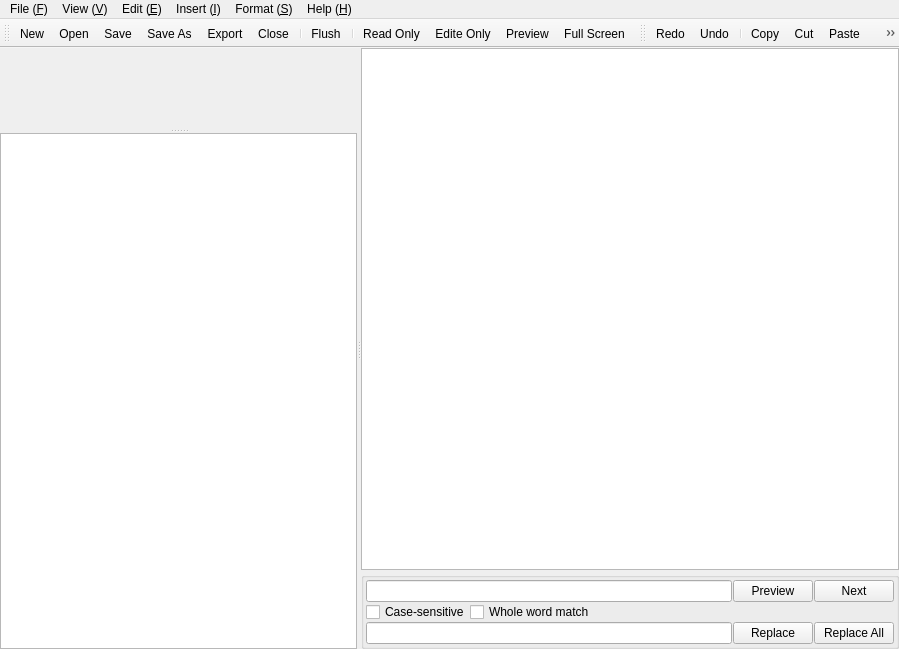
<?xml version="1.0" encoding="UTF-8"?>
<ui version="4.0">
 <class>GuiWindowSmark</class>
 <widget class="QMainWindow" name="GuiWindowSmark">
  <property name="geometry">
   <rect>
    <x>0</x>
    <y>0</y>
    <width>899</width>
    <height>649</height>
   </rect>
  </property>
  <property name="windowTitle">
   <string>Smark</string>
  </property>
  <property name="windowIcon">
   <iconset resource="rs/icon.qrc">
    <normaloff>:/LOGO.png</normaloff>:/LOGO.png</iconset>
  </property>
  <widget class="QWidget" name="CentralWidget">
   <layout class="QGridLayout" name="gridLayout_2">
    <property name="margin">
     <number>0</number>
    </property>
    <property name="spacing">
     <number>0</number>
    </property>
    <item row="0" column="0">
     <widget class="QSplitter" name="SplitterMain">
      <property name="orientation">
       <enum>Qt::Horizontal</enum>
      </property>
      <property name="opaqueResize">
       <bool>false</bool>
      </property>
      <property name="childrenCollapsible">
       <bool>false</bool>
      </property>
      <widget class="QWidget" name="WidgetHTML" native="true">
       <layout class="QGridLayout" name="gridLayout">
        <property name="horizontalSpacing">
         <number>0</number>
        </property>
        <property name="margin">
         <number>0</number>
        </property>
        <item row="0" column="0">
         <widget class="QSplitter" name="SplitterHTML">
          <property name="orientation">
           <enum>Qt::Vertical</enum>
          </property>
          <property name="opaqueResize">
           <bool>false</bool>
          </property>
          <property name="childrenCollapsible">
           <bool>false</bool>
          </property>
          <widget class="GuiHtmlView" name="WebView" native="true"/>
          <widget class="QPlainTextEdit" name="EditCSS"/>
         </widget>
        </item>
       </layout>
      </widget>
      <widget class="QWidget" name="WidgetMark" native="true">
       <layout class="QVBoxLayout" name="verticalLayout">
        <property name="spacing">
         <number>2</number>
        </property>
        <property name="margin">
         <number>0</number>
        </property>
        <item>
         <widget class="GuiMarkEdit" name="EditMark"/>
        </item>
        <item>
         <widget class="QGroupBox" name="FindGroup">
          <property name="title">
           <string/>
          </property>
          <layout class="QGridLayout" name="gridLayout_3">
           <property name="margin">
            <number>2</number>
           </property>
           <property name="spacing">
            <number>0</number>
           </property>
           <item row="0" column="0" colspan="3">
            <layout class="QHBoxLayout" name="horizontalLayout">
             <property name="spacing">
              <number>1</number>
             </property>
             <item>
              <widget class="QLineEdit" name="FindLineEdit"/>
             </item>
             <item>
              <widget class="QPushButton" name="FindPrevButton">
               <property name="text">
                <string>Preview</string>
               </property>
              </widget>
             </item>
             <item>
              <widget class="QPushButton" name="FindNextButton">
               <property name="text">
                <string>Next</string>
               </property>
              </widget>
             </item>
            </layout>
           </item>
           <item row="1" column="0">
            <widget class="QCheckBox" name="CaseCheckBox">
             <property name="text">
              <string>Case-sensitive</string>
             </property>
            </widget>
           </item>
           <item row="1" column="1">
            <widget class="QCheckBox" name="WholeWordCheckBox">
             <property name="text">
              <string>Whole word match</string>
             </property>
            </widget>
           </item>
           <item row="1" column="2">
            <spacer name="horizontalSpacer">
             <property name="orientation">
              <enum>Qt::Horizontal</enum>
             </property>
             <property name="sizeHint" stdset="0">
              <size>
               <width>147</width>
               <height>20</height>
              </size>
             </property>
            </spacer>
           </item>
           <item row="2" column="0" colspan="3">
            <layout class="QHBoxLayout" name="horizontalLayout_2">
             <property name="spacing">
              <number>1</number>
             </property>
             <item>
              <widget class="QLineEdit" name="ReplaceLineEdit"/>
             </item>
             <item>
              <widget class="QPushButton" name="ReplaceButton">
               <property name="maximumSize">
                <size>
                 <width>80</width>
                 <height>16777215</height>
                </size>
               </property>
               <property name="text">
                <string>Replace</string>
               </property>
              </widget>
             </item>
             <item>
              <widget class="QPushButton" name="ReplaceAllButton">
               <property name="maximumSize">
                <size>
                 <width>80</width>
                 <height>16777215</height>
                </size>
               </property>
               <property name="text">
                <string>Replace All</string>
               </property>
              </widget>
             </item>
            </layout>
           </item>
          </layout>
          <zorder>CaseCheckBox</zorder>
          <zorder>horizontalSpacer</zorder>
          <zorder>WholeWordCheckBox</zorder>
         </widget>
        </item>
       </layout>
      </widget>
     </widget>
    </item>
   </layout>
  </widget>
  <widget class="QMenuBar" name="MenuBar">
   <property name="geometry">
    <rect>
     <x>0</x>
     <y>0</y>
     <width>899</width>
     <height>21</height>
    </rect>
   </property>
   <widget class="QMenu" name="MenuFile">
    <property name="title">
     <string>File (&amp;F)</string>
    </property>
    <addaction name="ActionFileNew"/>
    <addaction name="ActionFileOpen"/>
    <addaction name="ActionFileSave"/>
    <addaction name="ActionFileSaveAs"/>
    <addaction name="ActionFileClose"/>
    <addaction name="separator"/>
    <addaction name="ActionFileExport"/>
    <addaction name="separator"/>
    <addaction name="ActionFileQuite"/>
   </widget>
   <widget class="QMenu" name="MenuView">
    <property name="title">
     <string>View (&amp;V)</string>
    </property>
    <addaction name="ActionViewReadOnly"/>
    <addaction name="ActionViewEditOnly"/>
    <addaction name="ActionViewPreview"/>
    <addaction name="ActionViewFullScreen"/>
   </widget>
   <widget class="QMenu" name="MenuEdit">
    <property name="title">
     <string>Edit (&amp;E)</string>
    </property>
    <addaction name="ActionEditFlush"/>
    <addaction name="separator"/>
    <addaction name="ActionEditCut"/>
    <addaction name="ActionEditCopy"/>
    <addaction name="ActionEditPaste"/>
    <addaction name="ActionEditFind"/>
    <addaction name="separator"/>
    <addaction name="ActionEditRedo"/>
    <addaction name="ActionEditUndo"/>
    <addaction name="separator"/>
    <addaction name="ActionEditCSS"/>
   </widget>
   <widget class="QMenu" name="MenuInsert">
    <property name="tearOffEnabled">
     <bool>false</bool>
    </property>
    <property name="title">
     <string>Insert (&amp;I)</string>
    </property>
    <property name="separatorsCollapsible">
     <bool>true</bool>
    </property>
    <addaction name="ActionInsertImage"/>
    <addaction name="ActionInsertLink"/>
    <addaction name="ActionInsertFormation"/>
   </widget>
   <widget class="QMenu" name="MenuFormat">
    <property name="title">
     <string>Format (&amp;S)</string>
    </property>
    <property name="separatorsCollapsible">
     <bool>true</bool>
    </property>
    <addaction name="ActionFormatBlod"/>
    <addaction name="ActionFormatItalic"/>
    <addaction name="ActionFormatUnderline"/>
    <addaction name="ActionFormatCode"/>
    <addaction name="ActionFormatQuote"/>
    <addaction name="separator"/>
    <addaction name="ActionFormatSub"/>
    <addaction name="ActionFormatSup"/>
    <addaction name="separator"/>
    <addaction name="ActionFormatBigger"/>
    <addaction name="ActionFormatSmaller"/>
   </widget>
   <widget class="QMenu" name="MenuHelp">
    <property name="title">
     <string>Help (&amp;H)</string>
    </property>
    <addaction name="ActionHelpAboutQt"/>
    <addaction name="ActionHelpAboutSmark"/>
   </widget>
   <addaction name="MenuFile"/>
   <addaction name="MenuView"/>
   <addaction name="MenuEdit"/>
   <addaction name="MenuInsert"/>
   <addaction name="MenuFormat"/>
   <addaction name="MenuHelp"/>
  </widget>
  <widget class="QToolBar" name="ToolBarNormal">
   <property name="windowTitle">
    <string>Normal</string>
   </property>
   <property name="iconSize">
    <size>
     <width>16</width>
     <height>16</height>
    </size>
   </property>
   <attribute name="toolBarArea">
    <enum>TopToolBarArea</enum>
   </attribute>
   <attribute name="toolBarBreak">
    <bool>false</bool>
   </attribute>
   <addaction name="ActionFileNew"/>
   <addaction name="ActionFileOpen"/>
   <addaction name="ActionFileSave"/>
   <addaction name="ActionFileSaveAs"/>
   <addaction name="ActionFileExport"/>
   <addaction name="ActionFileClose"/>
   <addaction name="separator"/>
   <addaction name="ActionEditFlush"/>
   <addaction name="separator"/>
   <addaction name="ActionViewReadOnly"/>
   <addaction name="ActionViewEditOnly"/>
   <addaction name="ActionViewPreview"/>
   <addaction name="ActionViewFullScreen"/>
  </widget>
  <widget class="QToolBar" name="ToolBarEditor">
   <property name="windowTitle">
    <string>Editor</string>
   </property>
   <property name="iconSize">
    <size>
     <width>16</width>
     <height>16</height>
    </size>
   </property>
   <attribute name="toolBarArea">
    <enum>TopToolBarArea</enum>
   </attribute>
   <attribute name="toolBarBreak">
    <bool>false</bool>
   </attribute>
   <addaction name="ActionEditRedo"/>
   <addaction name="ActionEditUndo"/>
   <addaction name="separator"/>
   <addaction name="ActionEditCopy"/>
   <addaction name="ActionEditCut"/>
   <addaction name="ActionEditPaste"/>
   <addaction name="ActionEditFind"/>
   <addaction name="separator"/>
   <addaction name="ActionFormatBlod"/>
   <addaction name="ActionFormatItalic"/>
   <addaction name="ActionFormatUnderline"/>
   <addaction name="ActionFormatCode"/>
   <addaction name="ActionFormatQuote"/>
   <addaction name="separator"/>
   <addaction name="ActionFormatSub"/>
   <addaction name="ActionFormatSup"/>
   <addaction name="separator"/>
   <addaction name="ActionFormatBigger"/>
   <addaction name="ActionFormatSmaller"/>
   <addaction name="separator"/>
   <addaction name="ActionInsertImage"/>
   <addaction name="ActionInsertLink"/>
   <addaction name="ActionInsertFormation"/>
   <addaction name="separator"/>
   <addaction name="ActionEditCSS"/>
  </widget>
  <action name="ActionFileNew">
   <property name="icon">
    <iconset resource="rs/icon.qrc">
     <normaloff>:/icon/file-new.png</normaloff>:/icon/file-new.png</iconset>
   </property>
   <property name="text">
    <string>New</string>
   </property>
   <property name="shortcut">
    <string>Ctrl+N</string>
   </property>
  </action>
  <action name="ActionFileOpen">
   <property name="icon">
    <iconset resource="rs/icon.qrc">
     <normaloff>:/icon/file-open.png</normaloff>:/icon/file-open.png</iconset>
   </property>
   <property name="text">
    <string>Open</string>
   </property>
   <property name="shortcut">
    <string>Ctrl+O</string>
   </property>
  </action>
  <action name="ActionFileSave">
   <property name="icon">
    <iconset resource="rs/icon.qrc">
     <normaloff>:/icon/file-save.png</normaloff>:/icon/file-save.png</iconset>
   </property>
   <property name="text">
    <string>Save</string>
   </property>
   <property name="shortcut">
    <string>Ctrl+S</string>
   </property>
  </action>
  <action name="ActionFileSaveAs">
   <property name="icon">
    <iconset resource="rs/icon.qrc">
     <normaloff>:/icon/file-saveas.png</normaloff>:/icon/file-saveas.png</iconset>
   </property>
   <property name="text">
    <string>Save As</string>
   </property>
   <property name="shortcut">
    <string>Ctrl+Shift+S</string>
   </property>
  </action>
  <action name="ActionFileClose">
   <property name="icon">
    <iconset resource="rs/icon.qrc">
     <normaloff>:/icon/file-close.png</normaloff>:/icon/file-close.png</iconset>
   </property>
   <property name="text">
    <string>Close</string>
   </property>
   <property name="shortcut">
    <string>Ctrl+W</string>
   </property>
  </action>
  <action name="ActionFileQuite">
   <property name="icon">
    <iconset resource="rs/icon.qrc">
     <normaloff>:/icon/file-quite.png</normaloff>:/icon/file-quite.png</iconset>
   </property>
   <property name="text">
    <string>Quite</string>
   </property>
   <property name="shortcut">
    <string>Ctrl+Q</string>
   </property>
  </action>
  <action name="ActionViewFullScreen">
   <property name="icon">
    <iconset resource="rs/icon.qrc">
     <normaloff>:/icon/view-fullscreen.png</normaloff>:/icon/view-fullscreen.png</iconset>
   </property>
   <property name="text">
    <string>Full Screen</string>
   </property>
   <property name="shortcut">
    <string>F11</string>
   </property>
  </action>
  <action name="ActionInsertImage">
   <property name="icon">
    <iconset resource="rs/icon.qrc">
     <normaloff>:/icon/insert-image.png</normaloff>:/icon/insert-image.png</iconset>
   </property>
   <property name="text">
    <string>Image</string>
   </property>
   <property name="shortcut">
    <string>Ctrl+I</string>
   </property>
  </action>
  <action name="ActionInsertLink">
   <property name="icon">
    <iconset resource="rs/icon.qrc">
     <normaloff>:/icon/insert-link.png</normaloff>:/icon/insert-link.png</iconset>
   </property>
   <property name="text">
    <string>Link</string>
   </property>
   <property name="shortcut">
    <string>Ctrl+L</string>
   </property>
  </action>
  <action name="ActionInsertFormation">
   <property name="icon">
    <iconset resource="rs/icon.qrc">
     <normaloff>:/icon/insert-formation.png</normaloff>:/icon/insert-formation.png</iconset>
   </property>
   <property name="text">
    <string>Formation</string>
   </property>
   <property name="shortcut">
    <string>Ctrl+M</string>
   </property>
  </action>
  <action name="ActionEditFlush">
   <property name="icon">
    <iconset resource="rs/icon.qrc">
     <normaloff>:/icon/edit-flush.png</normaloff>:/icon/edit-flush.png</iconset>
   </property>
   <property name="text">
    <string>Flush</string>
   </property>
   <property name="shortcut">
    <string>F5</string>
   </property>
  </action>
  <action name="ActionEditCut">
   <property name="icon">
    <iconset resource="rs/icon.qrc">
     <normaloff>:/icon/edit-cut.png</normaloff>:/icon/edit-cut.png</iconset>
   </property>
   <property name="text">
    <string>Cut</string>
   </property>
   <property name="shortcut">
    <string>Ctrl+X</string>
   </property>
  </action>
  <action name="ActionEditCopy">
   <property name="icon">
    <iconset resource="rs/icon.qrc">
     <normaloff>:/icon/edit-copy.png</normaloff>:/icon/edit-copy.png</iconset>
   </property>
   <property name="text">
    <string>Copy</string>
   </property>
   <property name="shortcut">
    <string>Ctrl+C</string>
   </property>
  </action>
  <action name="ActionEditPaste">
   <property name="icon">
    <iconset resource="rs/icon.qrc">
     <normaloff>:/icon/edit-paste.png</normaloff>:/icon/edit-paste.png</iconset>
   </property>
   <property name="text">
    <string>Paste</string>
   </property>
   <property name="shortcut">
    <string>Ctrl+P</string>
   </property>
  </action>
  <action name="ActionEditRedo">
   <property name="icon">
    <iconset resource="rs/icon.qrc">
     <normaloff>:/icon/edit-undo.png</normaloff>:/icon/edit-undo.png</iconset>
   </property>
   <property name="text">
    <string>Redo</string>
   </property>
   <property name="shortcut">
    <string>Ctrl+Y</string>
   </property>
  </action>
  <action name="ActionEditUndo">
   <property name="icon">
    <iconset resource="rs/icon.qrc">
     <normaloff>:/icon/edit-redo.png</normaloff>:/icon/edit-redo.png</iconset>
   </property>
   <property name="text">
    <string>Undo</string>
   </property>
   <property name="shortcut">
    <string>Ctrl+Z</string>
   </property>
  </action>
  <action name="ActionEditFind">
   <property name="icon">
    <iconset resource="rs/icon.qrc">
     <normaloff>:/icon/edit-find.png</normaloff>:/icon/edit-find.png</iconset>
   </property>
   <property name="text">
    <string>Find</string>
   </property>
   <property name="shortcut">
    <string>Ctrl+F</string>
   </property>
  </action>
  <action name="ActionEditCSS">
   <property name="icon">
    <iconset resource="rs/icon.qrc">
     <normaloff>:/icon/edit-edit-css.png</normaloff>:/icon/edit-edit-css.png</iconset>
   </property>
   <property name="text">
    <string>Edit CSS</string>
   </property>
   <property name="shortcut">
    <string>Ctrl+G</string>
   </property>
  </action>
  <action name="ActionFormatBlod">
   <property name="icon">
    <iconset resource="rs/icon.qrc">
     <normaloff>:/icon/format-blod.png</normaloff>:/icon/format-blod.png</iconset>
   </property>
   <property name="text">
    <string>Blod</string>
   </property>
   <property name="shortcut">
    <string>Ctrl+B</string>
   </property>
  </action>
  <action name="ActionFormatItalic">
   <property name="icon">
    <iconset resource="rs/icon.qrc">
     <normaloff>:/icon/format-italic.png</normaloff>:/icon/format-italic.png</iconset>
   </property>
   <property name="text">
    <string>Italic</string>
   </property>
   <property name="shortcut">
    <string>Ctrl+I</string>
   </property>
  </action>
  <action name="ActionFormatUnderline">
   <property name="icon">
    <iconset resource="rs/icon.qrc">
     <normaloff>:/icon/format-underline.png</normaloff>:/icon/format-underline.png</iconset>
   </property>
   <property name="text">
    <string>Under Line </string>
   </property>
   <property name="shortcut">
    <string>Ctrl+U</string>
   </property>
  </action>
  <action name="ActionFormatBigger">
   <property name="icon">
    <iconset resource="rs/icon.qrc">
     <normaloff>:/icon/format-bigger.png</normaloff>:/icon/format-bigger.png</iconset>
   </property>
   <property name="text">
    <string>Bigger</string>
   </property>
   <property name="shortcut">
    <string>Ctrl+]</string>
   </property>
  </action>
  <action name="ActionFormatSmaller">
   <property name="icon">
    <iconset resource="rs/icon.qrc">
     <normaloff>:/icon/format-smaller.png</normaloff>:/icon/format-smaller.png</iconset>
   </property>
   <property name="text">
    <string>Smaller</string>
   </property>
   <property name="shortcut">
    <string>Ctrl+[</string>
   </property>
  </action>
  <action name="ActionFormatSub">
   <property name="icon">
    <iconset resource="rs/icon.qrc">
     <normaloff>:/icon/format-sub.png</normaloff>:/icon/format-sub.png</iconset>
   </property>
   <property name="text">
    <string>Sub</string>
   </property>
   <property name="shortcut">
    <string>Ctrl+Down</string>
   </property>
  </action>
  <action name="ActionFormatSup">
   <property name="icon">
    <iconset resource="rs/icon.qrc">
     <normaloff>:/icon/format-sup.png</normaloff>:/icon/format-sup.png</iconset>
   </property>
   <property name="text">
    <string>Sup</string>
   </property>
   <property name="shortcut">
    <string>Ctrl+Up</string>
   </property>
  </action>
  <action name="ActionFormatCode">
   <property name="icon">
    <iconset resource="rs/icon.qrc">
     <normaloff>:/icon/format-code.png</normaloff>:/icon/format-code.png</iconset>
   </property>
   <property name="text">
    <string>Code</string>
   </property>
   <property name="shortcut">
    <string>Ctrl+`</string>
   </property>
  </action>
  <action name="ActionFormatQuote">
   <property name="icon">
    <iconset resource="rs/icon.qrc">
     <normaloff>:/icon/format-quote.png</normaloff>:/icon/format-quote.png</iconset>
   </property>
   <property name="text">
    <string>Quote</string>
   </property>
   <property name="shortcut">
    <string>Ctrl+'</string>
   </property>
  </action>
  <action name="ActionViewReadOnly">
   <property name="icon">
    <iconset resource="rs/icon.qrc">
     <normaloff>:/icon/view-read-only.png</normaloff>:/icon/view-read-only.png</iconset>
   </property>
   <property name="text">
    <string>Read Only</string>
   </property>
   <property name="toolTip">
    <string>Read Only</string>
   </property>
   <property name="shortcut">
    <string>F7</string>
   </property>
  </action>
  <action name="ActionViewEditOnly">
   <property name="icon">
    <iconset resource="rs/icon.qrc">
     <normaloff>:/icon/view-edit-only.png</normaloff>:/icon/view-edit-only.png</iconset>
   </property>
   <property name="text">
    <string>Edite Only</string>
   </property>
   <property name="toolTip">
    <string>Edite Only</string>
   </property>
   <property name="shortcut">
    <string>F8</string>
   </property>
  </action>
  <action name="ActionHelpAboutQt">
   <property name="text">
    <string>About Qt</string>
   </property>
  </action>
  <action name="ActionHelpAboutSmark">
   <property name="text">
    <string>About Smark</string>
   </property>
  </action>
  <action name="ActionViewPreview">
   <property name="icon">
    <iconset resource="rs/icon.qrc">
     <normaloff>:/icon/view-preview.png</normaloff>:/icon/view-preview.png</iconset>
   </property>
   <property name="text">
    <string>Preview</string>
   </property>
   <property name="shortcut">
    <string>F6</string>
   </property>
  </action>
  <action name="ActionFileExport">
   <property name="icon">
    <iconset resource="rs/icon.qrc">
     <normaloff>:/icon/file-import.png</normaloff>:/icon/file-import.png</iconset>
   </property>
   <property name="text">
    <string>Export</string>
   </property>
   <property name="shortcut">
    <string>Ctrl+E</string>
   </property>
  </action>
 </widget>
 <customwidgets>
  <customwidget>
   <class>GuiMarkEdit</class>
   <extends>QPlainTextEdit</extends>
   <header>GuiMarkEdit.h</header>
  </customwidget>
  <customwidget>
   <class>GuiHtmlView</class>
   <extends>QWidget</extends>
   <header>GuiHtmlView.h</header>
   <container>1</container>
  </customwidget>
 </customwidgets>
 <resources>
  <include location="rs/icon.qrc"/>
 </resources>
 <connections/>
</ui>
